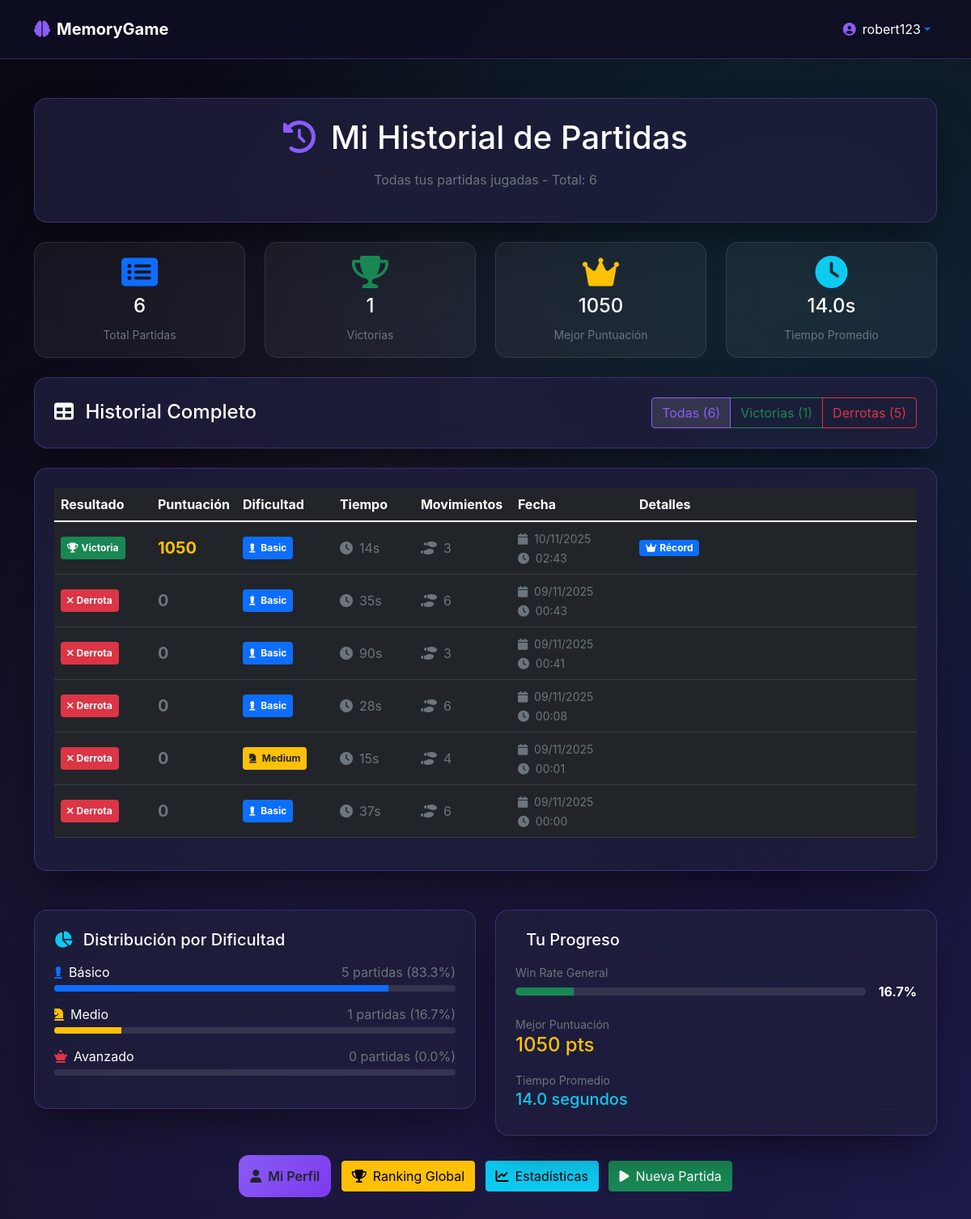
The page /memory/game-history/ (signed in) on the database its author committed.
### memory_game/models.py (models this page shows, shortened)
class GameSession(models.Model):
    DIFFICULTY_CHOICES = [
        ('basic', 'Básico (6 intentos, 90s)'),
        ('medium', 'Medio (4 intentos, 60s)'),
        ('advanced', 'Avanzado (2 intentos, 45s)'),
    ]
    player = models.ForeignKey(User, on_delete=models.CASCADE)
    difficulty = models.CharField(max_length=10, choices=DIFFICULTY_CHOICES)
    start_time = models.DateTimeField(auto_now_add=True)
    end_time = models.DateTimeField(null=True, blank=True)
    moves = models.IntegerField(default=0)
    completed = models.BooleanField(default=False)
    won = models.BooleanField(default=False)
    time_taken = models.IntegerField(default=0)  # en segundos
    score = models.IntegerField(default=0)           # Puntuación de esta partida
    max_combo = models.IntegerField(default=0)       # Máximo combo consecutivo
    perfect_game = models.BooleanField(default=False) # Juego perfecto (mínimos movimientos)
    rank_position = models.IntegerField(default=0)   # Posición en el ranking global

### memory_game/views.py (the view)
# urls.py: path('game-history/', views.game_history, name='game_history'),
@login_required
def game_history(request):
    games = GameSession.objects.filter(player=request.user).order_by('-start_time')
    games_won_count = games.filter(won=True).count()
    games_lost_count = games.count() - games_won_count
    best_score_game = games.filter(won=True).order_by('-score').first()
    best_score = best_score_game.score if best_score_game else 0
    won_games = games.filter(won=True)
    if won_games.exists():
        avg_time = won_games.aggregate(avg_time=Avg('time_taken'))['avg_time']
    else:
        avg_time = 0
    basic_count = games.filter(difficulty='basic').count()
    medium_count = games.filter(difficulty='medium').count()
    advanced_count = games.filter(difficulty='advanced').count()
    total_games = games.count()
    basic_percent = (basic_count / total_games * 100) if total_games > 0 else 0
    medium_percent = (medium_count / total_games * 100) if total_games > 0 else 0
    advanced_percent = (advanced_count / total_games * 100) if total_games > 0 else 0
    win_rate = (games_won_count / total_games * 100) if total_games > 0 else 0
    filter_type = request.GET.get('filter', 'all')
    if filter_type == 'won':
        games = games.filter(won=True)
    elif filter_type == 'lost':
        games = games.filter(won=False)
    return render(request, 'memory_game/game_history.html', {
        'games': games,
        'games_won_count': games_won_count,
        'games_lost_count': games_lost_count,
        'best_score': best_score,
        'avg_time': avg_time,
        'basic_count': basic_count,
        'medium_count': medium_count,
        'advanced_count': advanced_count,
        'basic_percent': basic_percent,
        'medium_percent': medium_percent,
        'advanced_percent': advanced_percent,
        'win_rate': win_rate,
    })

### memory_game/templates/memory_game/game_history.html (shortened to what this page needs)
{% extends 'memory_game/base_app.html' %}
{% load static %}
{% block content %}
<div class="container my-5">
    <div class="row justify-content-center">
        <div class="col-lg-12">
            <div class="glass-card p-4 text-center mb-4">
                <h1 class="text-white mb-3">
                    <i class="fas fa-history me-2" style="color: #8b5cf6;"></i>
                    Mi Historial de Partidas
                </h1>
                <p class="text-muted">Todas tus partidas jugadas - Total: {{ games.count }}</p>
            </div>
            <div class="row g-4 mb-4">
                <div class="col-md-3">
                    <div class="stats-card text-center p-3">
                        <i class="fas fa-list-alt text-primary display-6 mb-2"></i>
                        <h4 class="text-white">{{ games.count }}</h4>
                        <small class="text-muted">Total Partidas</small>
                    </div>
                </div>
                <div class="col-md-3">
                    <div class="stats-card text-center p-3">
                        <i class="fas fa-trophy text-success display-6 mb-2"></i>
                        <h4 class="text-white">{{ games_won_count }}</h4>
                        <small class="text-muted">Victorias</small>
                    </div>
                </div>
                <div class="col-md-3">
                    <div class="stats-card text-center p-3">
                        <i class="fas fa-crown text-warning display-6 mb-2"></i>
                        <h4 class="text-white">{{ best_score }}</h4>
                        <small class="text-muted">Mejor Puntuación</small>
                    </div>
                </div>
                <div class="col-md-3">
                    <div class="stats-card text-center p-3">
                        <i class="fas fa-clock text-info display-6 mb-2"></i>
                        <h4 class="text-white">{{ avg_time|floatformat:1 }}s</h4>
                        <small class="text-muted">Tiempo Promedio</small>
                    </div>
                </div>
            </div>
            <div class="glass-card p-4 mb-4">
                <div class="row align-items-center">
                    <div class="col-md-6">
                        <h4 class="text-white mb-0">
                            <i class="fas fa-table me-2"></i>
                            Historial Completo
                        </h4>
                    </div>
                    <div class="col-md-6 text-end">
                        <div class="btn-group" role="group">
                            <a href="?filter=all" class="btn btn-outline-light {% if request.GET.filter == 'all' or not request.GET.filter %}active{% endif %}">
                                Todas ({{ games.count }})
                            </a>
                            <a href="?filter=won" class="btn btn-outline-success {% if request.GET.filter == 'won' %}active{% endif %}">
                                Victorias ({{ games_won_count }})
                            </a>
                            <a href="?filter=lost" class="btn btn-outline-danger {% if request.GET.filter == 'lost' %}active{% endif %}">
                                Derrotas ({{ games_lost_count }})
                            </a>
                        </div>
                    </div>
                </div>
            </div>
            <div class="glass-card p-4">
                {% if games %}
                <div class="table-responsive">
                    <table class="table table-dark table-hover">
                        <thead>
                            <tr>
                                <th width="120">Resultado</th>
                                <th width="100">Puntuación</th>
                                <th width="120">Dificultad</th>
                                <th width="100">Tiempo</th>
                                <th width="120">Movimientos</th>
                                <th width="150">Fecha</th>
                                <th>Detalles</th>
                            </tr>
                        </thead>
                        <tbody>
                            {% for game in games %}
                            <tr>
                                <td>
                                    {% if game.won %}
                                    <span class="badge bg-success p-2">
                                        <i class="fas fa-trophy me-1"></i>Victoria
                                    </span>
                                    {% else %}
                                    <span class="badge bg-danger p-2">
                                        <i class="fas fa-times me-1"></i>Derrota
                                    </span>
                                    {% endif %}
                                </td>
                                <td>
                                    <span class="fw-bold {% if game.won %}text-warning{% else %}text-muted{% endif %} fs-5">
                                        {{ game.score }}
                                    </span>
                                </td>
                                <td>
                                    <span class="badge
                                        {% if game.difficulty == 'basic' %}bg-primary
                                        {% elif game.difficulty == 'medium' %}bg-warning text-dark
                                        {% else %}bg-danger{% endif %} p-2">
                                        <i class="fas
                                            {% if game.difficulty == 'basic' %}fa-chess-pawn
                                            {% elif game.difficulty == 'medium' %}fa-chess-knight
                                            {% else %}fa-chess-queen{% endif %} me-1">
                                        </i>
                                        {{ game.difficulty|title }}
                                    </span>
                                </td>
                                <td>
                                    <div class="d-flex align-items-center">
                                        <i class="fas fa-clock text-muted me-2"></i>
                                        <span class="text-muted">{{ game.time_taken }}s</span>
                                    </div>
                                </td>
                                <td>
                                    <div class="d-flex align-items-center">
                                        <i class="fas fa-shoe-prints text-muted me-2"></i>
                                        <span class="text-muted">{{ game.moves }}</span>
                                    </div>
                                </td>
                                <td>
                                    <div class="text-muted">
                                        <small>
                                            <i class="fas fa-calendar me-1"></i>
                                            {{ game.start_time|date:"d/m/Y" }}<br>
                                            <i class="fas fa-clock me-1"></i>
                                            {{ game.start_time|date:"H:i" }}
                                        </small>
                                    </div>
                                </td>
                                <td>
                                    <div class="d-flex gap-2">
                                        {% if game.score == best_score %}
                                        <span class="badge bg-primary" title="Tu mejor puntuación">
                                            <i class="fas fa-crown me-1"></i>Récord
                                        </span>
                                        {% endif %}
                                    </div>
                                </td>
                            </tr>
                            {% endfor %}
                        </tbody>
                    </table>
                </div>
                {% endif %}
            </div>
            <div class="row g-4 mt-4">
                <div class="col-md-6">
                    <div class="glass-card p-4">
                        <h5 class="text-white mb-3">
                            <i class="fas fa-chart-pie me-2 text-info"></i>
                            Distribución por Dificultad
                        </h5>
                        <div class="mb-3">
                            <div class="d-flex justify-content-between mb-1">
                                <span class="text-white">
                                    <i class="fas fa-chess-pawn text-primary me-2"></i>Básico
                                </span>
                                <span class="text-muted">
                                    {{ basic_count }} partidas ({{ basic_percent|floatformat:1 }}%)
                                </span>
                            </div>
                            <div class="progress" style="height: 8px;">
                                <div class="progress-bar bg-primary" style="width: {{ basic_percent }}%"></div>
                            </div>
                        </div>
                        <div class="mb-3">
                            <div class="d-flex justify-content-between mb-1">
                                <span class="text-white">
                                    <i class="fas fa-chess-knight text-warning me-2"></i>Medio
                                </span>
                                <span class="text-muted">
                                    {{ medium_count }} partidas ({{ medium_percent|floatformat:1 }}%)
                                </span>
                            </div>
                            <div class="progress" style="height: 8px;">
                                <div class="progress-bar bg-warning" style="width: {{ medium_percent }}%"></div>
                            </div>
                        </div>
                        <div class="mb-3">
                            <div class="d-flex justify-content-between mb-1">
                                <span class="text-white">
                                    <i class="fas fa-chess-queen text-danger me-2"></i>Avanzado
                                </span>
                                <span class="text-muted">
                                    {{ advanced_count }} partidas ({{ advanced_percent|floatformat:1 }}%)
                                </span>
                            </div>
                            <div class="progress" style="height: 8px;">
                            </div>
                        </div>
                    </div>
                </div>
                <div class="col-md-6">
                    <div class="glass-card p-4">
                        <h5 class="text-white mb-3">
                            Tu Progreso
                        </h5>
                        <div class="mb-3">
                            <small class="text-muted">Win Rate General</small>
                            <div class="d-flex align-items-center">
                                <div class="progress flex-grow-1 me-3" style="height: 10px;">
                                    <div class="progress-bar bg-success" style="width: {{ win_rate }}%"></div>
                                </div>
                                <span class="text-white fw-bold">{{ win_rate|floatformat:1 }}%</span>
                            </div>
                        </div>
                        <div class="mb-3">
                            <small class="text-muted">Mejor Puntuación</small>
                            <h4 class="text-warning">{{ best_score }} pts</h4>
                        </div>
                        <div>
                            <small class="text-muted">Tiempo Promedio</small>
                            <h5 class="text-info">{{ avg_time|floatformat:1 }} segundos</h5>
                        </div>
                    </div>
                </div>
            </div>
            <div class="text-center mt-4">
                <a href="{% url 'profile' %}" class="btn btn-primary-custom me-2">
                    <i class="fas fa-user me-2"></i>Mi Perfil
                </a>
                <a href="{% url 'leaderboard' %}" class="btn btn-warning me-2">
                    <i class="fas fa-trophy me-2"></i>Ranking Global
                </a>
                <a href="{% url 'player_stats' %}" class="btn btn-info me-2">
                    <i class="fas fa-chart-line me-2"></i>Estadísticas
                </a>
                <a href="{% url 'select_difficulty' %}" class="btn btn-success">
                    <i class="fas fa-play me-2"></i>Nueva Partida
                </a>
            </div>
        </div>
    </div>
</div>
{% endblock %}

### memory_game/templates/memory_game/partials/navbar.html (shortened to what this page needs)
<nav class="navbar navbar-expand-lg navbar-custom">
    <div class="container">
        <a class="navbar-brand d-flex align-items-center" href="{% url 'select_difficulty' %}">
            <i class="fas fa-brain me-2" style="color: #8b5cf6;"></i>
            <span class="text-white fw-bold">MemoryGame</span>
        </a>
        <div class="navbar-nav ms-auto">
            <div class="nav-item dropdown user-dropdown">
                <a class="nav-link dropdown-toggle d-flex align-items-center" href="#" role="button"
                   data-bs-toggle="dropdown" aria-expanded="false">
                    <i class="fas fa-user-circle me-2" style="color: #8b5cf6;"></i>
                    <span class="text-white">{{ user.username }}</span>
                </a>
            </div>
        </div>
    </div>
</nav>

### rows shown on the page
GameSession: won True (drawn), score "1050", difficulty "Basic", time_taken "14", moves "3", start_time "10/11/2025", start_time "02:43", shows "Récord"
GameSession: won False (drawn), score "0", difficulty "Basic", time_taken "35", moves "6", start_time "09/11/2025", start_time "00:43"
GameSession: won False (drawn), score "0", difficulty "Basic", time_taken "90", moves "3", start_time "09/11/2025", start_time "00:41"
GameSession: won False (drawn), score "0", difficulty "Basic", time_taken "28", moves "6", start_time "09/11/2025", start_time "00:08"
GameSession: won False (drawn), score "0", difficulty "Medium", time_taken "15", moves "4", start_time "09/11/2025", start_time "00:01"
GameSession: won False (drawn), score "0", difficulty "Basic", time_taken "37", moves "6", start_time "09/11/2025", start_time "00:00"

### other values the page prints
{{ user.username }} "robert123"
{{ games.count }} "6"
{{ games_won_count }} "1"
{{ best_score }} "1050"
{{ avg_time|floatformat:1 }} "14.0"
{{ games_lost_count }} "5"
{{ basic_count }} "5"
{{ basic_percent|floatformat:1 }} "83.3"
{{ medium_count }} "1"
{{ medium_percent|floatformat:1 }} "16.7"
{{ advanced_count }} "0"
{{ advanced_percent|floatformat:1 }} "0.0"
{{ win_rate|floatformat:1 }} "16.7"
